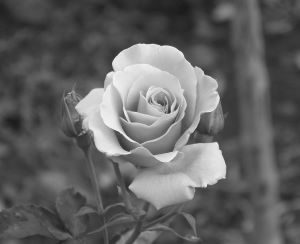
%> input picture rose.jpg, 300 x 244 px
$ octave Filtering.m   (GNU Octave 9; MATLAB toolbox functions it lacks are replaced by stand-ins)
%> lines starting %> are read from the running program, lines starting %| are printed output that depends on the picture; in (x1, y1, x2, y2) boxes, pixels count from 0 and x2, y2 are one past the last pixel; in counts of white or black regions, pixels touching at a corner belong together; the program's own positions count from 1
clear all; %clear all previous history
close all; %close all window
clc;       %clear command window

img = imread('rose.jpg');
%> img is the input picture: size 244x300x3 uint8; min 26, max 253, mean 98.2
figure(1);imshow(img);title('Original Image:');

img = rgb2gray(img);
%> img: size 244x300 uint8

%Get fourier transform if of the image
F = fft2(img);

%get centered spectrum {-1^x+y}
fc = fftshift(F);

%apply log transformation
S = log(1+abs(fc));
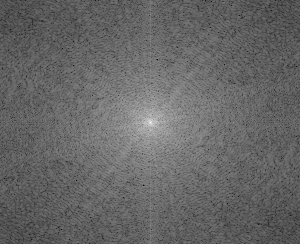
%> S: size 244x300 double; min 1.16, max 15.79, mean 7.06; drawn with min black and max white
figure(2);imshow(S,[]);title('After Fourier and Log Transformation:');

%create filter (low pass filter)
N = 10;
h = ones(N)/(N*N);
h(size(img,1),size(img,2)) = 0;
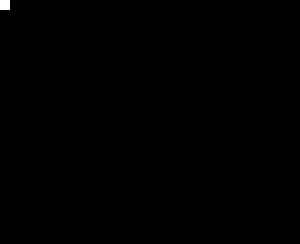
%> h: size 244x300 double; values 0 (black) and 0.01 (white), 0.14% white; 1 white region, box (x1, y1, x2, y2) and area: (0, 0, 10, 10) 100
H = fft2(h);

%Apply Filtering
G = F.*H;

%Inverse Fourier
g = ifftshift(G);
f = ifft2(g);
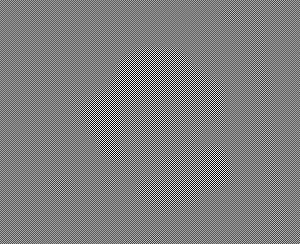
%> f: size 244x300 double; min -234.6, max 234.8, mean 0; drawn with min black and max white
figure(3);imshow(f,[]),title('Result of low pass filtering:');

$ run again, with crk.jpg copied over rose.jpg
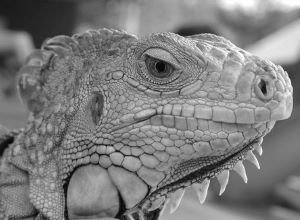
%> input picture crk.jpg, 300 x 220 px
%> img is the input picture: size 220x300x3 uint8; min 1, max 255, mean 125.2
%> img: size 220x300 uint8
%> `S = log(1+abs(fc));`:
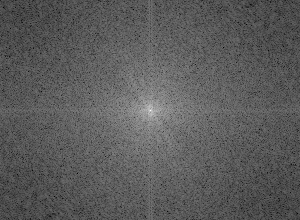
%> S: size 220x300 double; min 3.21, max 15.93, mean 7.78; drawn with min black and max white
%> h: size 220x300 double; values 0 (black) and 0.01 (white), 0.15% white; 1 white region, box (x1, y1, x2, y2) and area: (0, 0, 10, 10) 100
%> `f = ifft2(g);`:
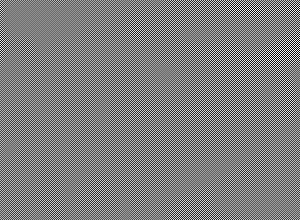
%> f: size 220x300 double; min -240.4, max 240.2, mean 0; drawn with min black and max white

$ run again, with dog.png saved as rose.jpg
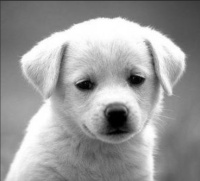
%> input picture dog.png, 200 x 181 px
%> img is the input picture: size 181x200x3 uint8; min 0, max 255, mean 155.7
%> img: size 181x200 uint8
%> `S = log(1+abs(fc));`:
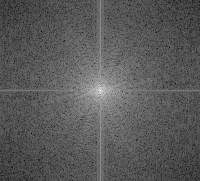
%> S: size 181x200 double; min 1.53, max 15.54, mean 6.48; drawn with min black and max white
%> h: size 181x200 double; values 0 (black) and 0.01 (white), 0.28% white; 1 white region, box (x1, y1, x2, y2) and area: (0, 0, 10, 10) 100
%> `imshow(f,[])`:
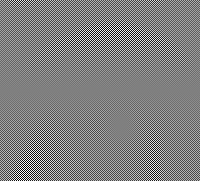
%> displayed picture: size 181x200, on the screen's scale of 0 to 255; min 0, max 255, mean 127.5
